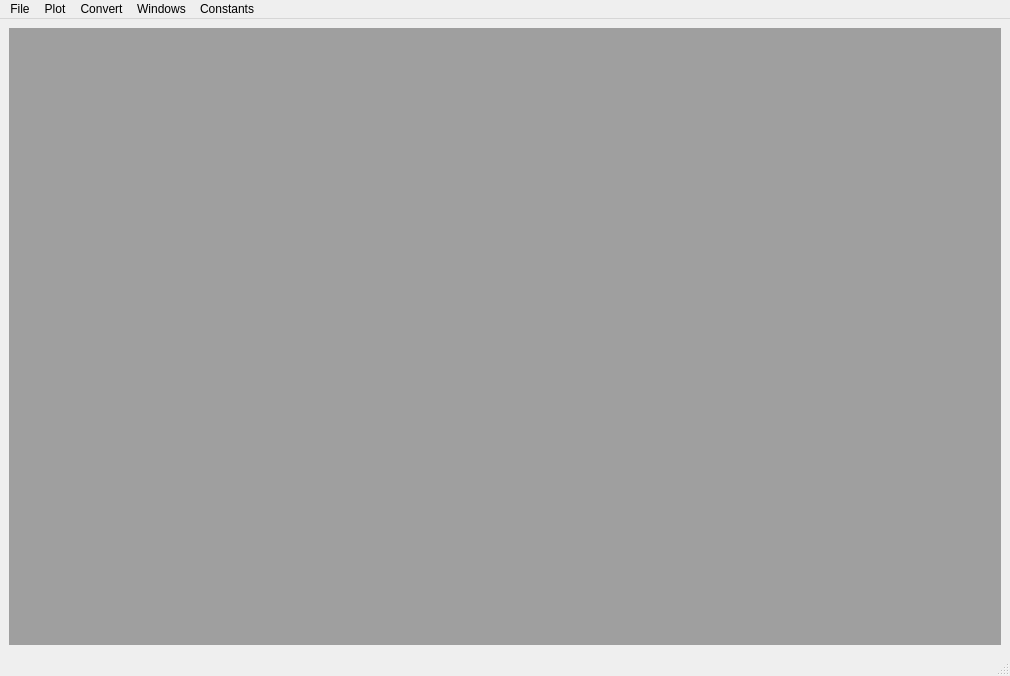
<?xml version="1.0" encoding="UTF-8"?>
<ui version="4.0">
 <class>MainWindow</class>
 <widget class="QMainWindow" name="MainWindow">
  <property name="geometry">
   <rect>
    <x>0</x>
    <y>0</y>
    <width>1010</width>
    <height>676</height>
   </rect>
  </property>
  <property name="windowTitle">
   <string>MainWindow</string>
  </property>
  <widget class="QWidget" name="centralwidget">
   <layout class="QVBoxLayout" name="verticalLayout">
    <item>
     <widget class="QMdiArea" name="mdiArea"/>
    </item>
   </layout>
  </widget>
  <widget class="QMenuBar" name="menubar">
   <property name="geometry">
    <rect>
     <x>0</x>
     <y>0</y>
     <width>1010</width>
     <height>21</height>
    </rect>
   </property>
   <widget class="QMenu" name="menuFile">
    <property name="title">
     <string>File</string>
    </property>
    <addaction name="actionOpen"/>
   </widget>
   <widget class="QMenu" name="menuPlot">
    <property name="title">
     <string>Plot</string>
    </property>
    <addaction name="actionMultiple"/>
   </widget>
   <widget class="QMenu" name="menuConvert">
    <property name="title">
     <string>Convert</string>
    </property>
    <addaction name="action_convert_scans"/>
    <addaction name="action_He3_rw_dat_rw_dat"/>
   </widget>
   <widget class="QMenu" name="menuTools">
    <property name="title">
     <string>Windows</string>
    </property>
    <addaction name="actionclose_all"/>
    <addaction name="actionminimize_all"/>
    <addaction name="actioncascade"/>
    <addaction name="actiontile"/>
   </widget>
   <widget class="QMenu" name="menuConstants">
    <property name="title">
     <string>Constants</string>
    </property>
   </widget>
   <addaction name="menuFile"/>
   <addaction name="menuPlot"/>
   <addaction name="menuConvert"/>
   <addaction name="menuTools"/>
   <addaction name="menuConstants"/>
  </widget>
  <widget class="QStatusBar" name="statusbar"/>
  <action name="actionOpen">
   <property name="checkable">
    <bool>false</bool>
   </property>
   <property name="checked">
    <bool>false</bool>
   </property>
   <property name="text">
    <string>open</string>
   </property>
  </action>
  <action name="actionNew">
   <property name="checkable">
    <bool>false</bool>
   </property>
   <property name="text">
    <string>new</string>
   </property>
  </action>
  <action name="actionMultiple">
   <property name="checkable">
    <bool>false</bool>
   </property>
   <property name="text">
    <string>multiple</string>
   </property>
  </action>
  <action name="actionExport">
   <property name="text">
    <string>export</string>
   </property>
  </action>
  <action name="action_convert_scans">
   <property name="text">
    <string>.scans.rw.dat -&gt; rw.dat</string>
   </property>
  </action>
  <action name="actionclose_all">
   <property name="text">
    <string>close</string>
   </property>
  </action>
  <action name="actionminimize_all">
   <property name="text">
    <string>minimize</string>
   </property>
  </action>
  <action name="actioncascade">
   <property name="text">
    <string>cascade</string>
   </property>
  </action>
  <action name="actiontile">
   <property name="text">
    <string>tile</string>
   </property>
  </action>
  <action name="action_He3_rw_dat_rw_dat">
   <property name="text">
    <string>He3 rw.dat -&gt; rw.dat</string>
   </property>
  </action>
 </widget>
 <resources/>
 <connections/>
</ui>
